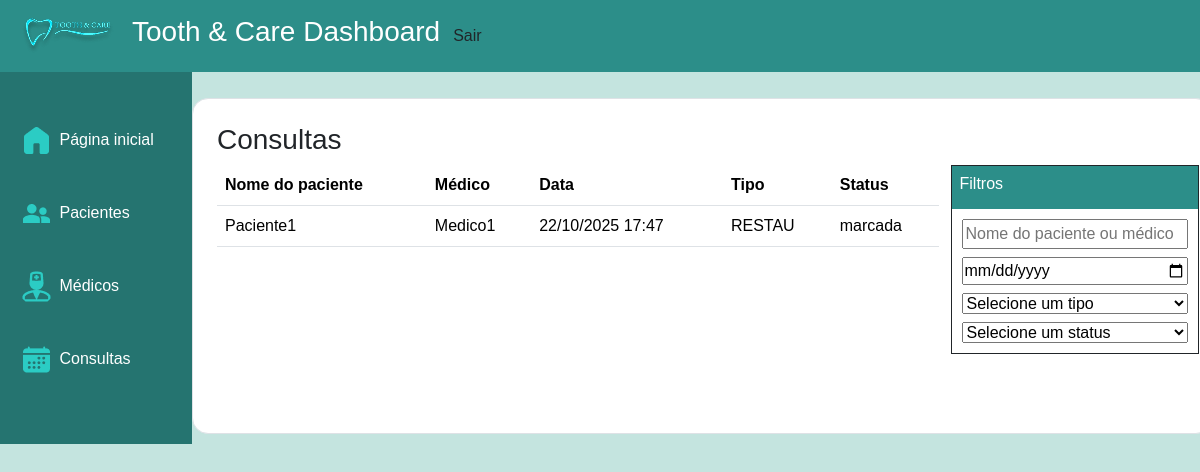
Screenshot of /appadmin/consultas/ (signed in) with the database file from the repository.
### consultas/models.py (models this page shows, shortened)
class Consulta(models.Model):
    SERVICOS = [
        ("AVALIACAO", "Avaliação"),
        ("LIMPEZA", "Limpeza"),
        ("RESTAU", "Restauração"),
        ("CANAL", "Tratamento de canal"),
        ("EXTRACAO", "Extração dentária"),
        ("CLAREAMENTO", "Clareamento"),
        ("APARELHO", "Ortodontia"),
    ]
    data = models.DateTimeField(null=False,blank=False)
    sala = models.CharField(max_length=50,null=False,blank=False)
    servico =  models.CharField(max_length=100,choices=SERVICOS,null=False,blank=False)
    valor = models.DecimalField(max_digits=8, decimal_places=2,null=False,blank=False)
    status =  models.CharField(max_length=20,choices=[("marcada","Marcada"),("realizada","Realizada"),("cancelada","Cancelada"),("remarcada","Remarcada")],null=False,blank=False)
    paciente = models.ForeignKey(Paciente, on_delete=models.CASCADE,related_name="consultas")
    medico = models.ForeignKey(Medico, on_delete=models.CASCADE,related_name="consultas")

### pacientes/models.py (models this page shows, shortened)
class Paciente(models.Model):
    user = models.OneToOneField(User, on_delete=models.CASCADE, related_name='paciente')
    cpf = models.CharField(null=False, blank=False, unique=True)
    rg = models.CharField(null=False, blank=False, unique=True)
    telefone = models.CharField(null=False, blank=False)
    data_nasc = models.DateField(null=False, blank=False)
    genero = models.CharField(choices=GENERO_CHOICES, max_length=1)
    endereco = models.CharField(max_length=255, null=False, blank=False)

### medicos/models.py (models this page shows, shortened)
class Medico(models.Model):
    user = models.OneToOneField(User, on_delete=models.CASCADE, related_name='medico')
    cpf = models.CharField(max_length=14, null=False, blank=False, unique=True)  # 000.000.000-00
    rg = models.CharField(max_length=20, null=False, blank=False, unique=True)
    crm = models.CharField(max_length=20, null=False, blank=False, unique=True)
    telefone = models.CharField(max_length=20, null=False, blank=False)
    especialidades = models.ManyToManyField(
        Especialidade,
        related_name="medicos"  # permite acessar os médicos a partir da especialidade
    )

### appadmin/views.py (the view)
# urls.py: path('consultas/', views.consultas, name="adm-consultas"),
@permission_required(["consultas.view_consulta"])
@login_required
def consultas(request):
    if request.method == 'GET':
        consultas = Consulta.objects.all()
        context = {
            "consultas": consultas,
            "servicos": Consulta.SERVICOS
            }
        return render(request, 'appadmin/admConsultas.html', context)

### appadmin/templates/appadmin/admConsultas.html (shortened to what this page needs)
{% extends "basedashboards.html" %}
{% load static %}
{% block extra_head %}
    <link rel="stylesheet" href="{% static 'css/adm_consultas.css' %}">
{% endblock %}
{% block content %}
<div class="container border p-4 mt-3 rounded-4">
    <h3>Consultas</h3>
    <div class="row">
        <div id="table-container" class="col-12 col-md-9">
            <table class="table" id="tabela-consultas">
                <thead>
                    <tr>
                        <th>Nome do paciente</th>
                        <th>Médico</th>
                        <th>Data</th>
                        <th>Tipo</th>
                        <th>Status</th>
                    </tr>
                </thead>
                <tbody>
                    {% for consulta in consultas %}
                    <tr class="position-relative" data-search="{{ consulta.paciente.user.username }} {{ consulta.medico.user.username }} {{ consulta.data|date:'Y-m-d' }} {{ consulta.servico }} {{ consulta.status }}">
                        <td>{{ consulta.paciente.user.username }}</td>
                        <td>
                            {{ consulta.medico.user.username }}
                        </td>
                        <td>{{ consulta.data|date:"d/m/Y H:i" }}</td>
                        <td>{{ consulta.servico }}</td>
                        <td>{{ consulta.status }}</td>
                    </tr>
                    {% endfor %}
                </tbody>
            </table>
        </div>
        <div class="col-12 col-md-3 border border-dark" id="filtros">
            <div id="filtro-header" class="p-2">
                <h6>Filtros</h6>
            </div>
            <div id="filtro-content">
                <input type="text" placeholder="Nome do paciente ou médico" id="searchInput">
                <input type="date" id="data">
                <select name="tipos" id="tipos">
                    <option value="" disabled selected>Selecione um tipo</option>
                </select>
                <select name="status" id="status">
                    <option value="" disabled selected>Selecione um status</option>
                </select>
            </div>
        </div>
    </div>
</div>
{% endblock %}

### tooth_n_care/static/css/styles.css (style rules this page uses)
:root { --sidebar-background: #257470; --navbar-background: #2C8E89; --fonte: Arial, sans-serif; }
* { box-sizing: border-box; font-family: var(--fonte); }
html, body { margin: 0; padding: 0; height: 100%; display: flex; flex-direction: column; }
body { background-color: #C4E4DF; }
.container { height: 100%; background-color: white; }
#searchInput, select { max-width: 400px; }

### tooth_n_care/static/css/adm_consultas.css (style rules this page uses)
#filtros { padding-inline: 0; }
#filtro-header { background-color: #2C8E89; color: white; }
#filtro-content { padding: 10px; display: flex; flex-direction: column; gap: 8px; }

### rows the page displays
Consulta: paciente.user.username "Paciente1", medico.user.username "Medico1", data "22/10/2025 17:47", servico "RESTAU", status "marcada"
